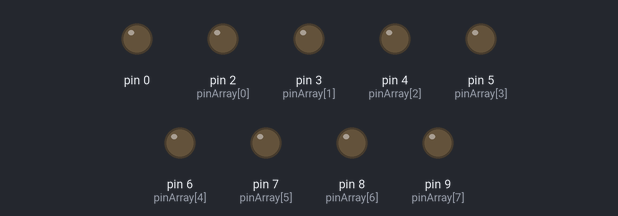
A sketch run on a simulated Arduino Uno, built with avr-gcc and run on an emulated ATmega328P. On the bench: output pins drawn as LEDs (lit = HIGH).

Above: at 0.5 s.
At 1.5 s:
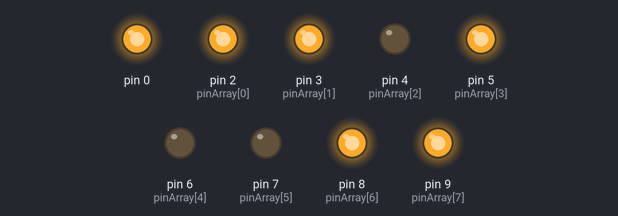
At 3.5 s:
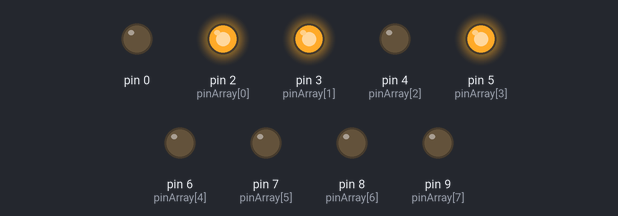
At 6.5 s:
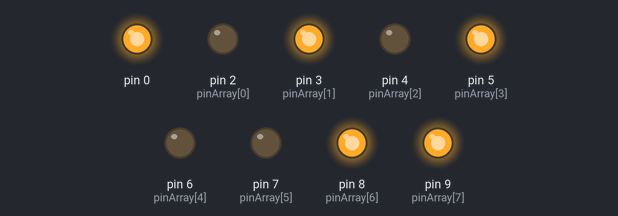
At 9.5 s:
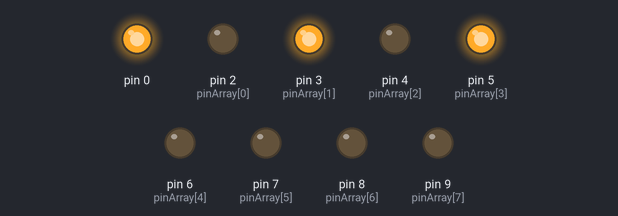
At 12.5 s:
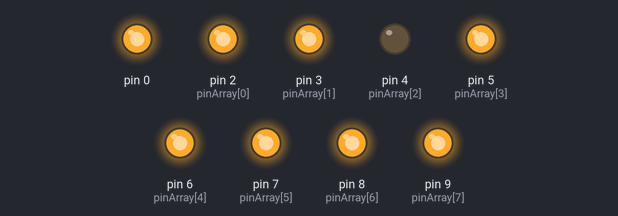
Timing chart, 0 to 13.0 s (numbered marks = the images above):
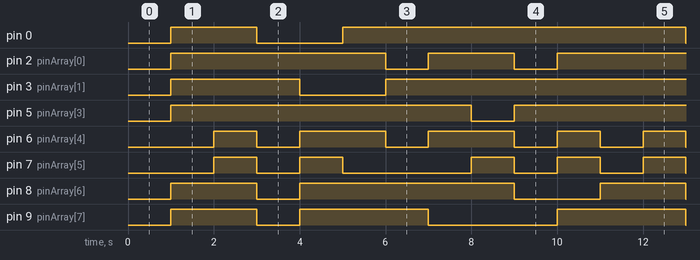

The sketch:

Simulationmatrix.ino
```cpp
// (licence header left out)
int a=2;
int b=3;
int c=5;
int d=6;
int e=7;
int f=9;
int g=8;
int dp=4;

int i,j;
int pinArray[]={2,3,4,5,6,7,8,9};
int matrix [10][8]={{1,1,0,1,0,0,1,1},
			     	{1,1,0,1,1,1,1,1},
			     	{1,1,0,1,0,0,0,0},
			     	{1,0,0,1,1,1,1,1},
			     	{1,0,0,1,1,0,1,1},
			     	{0,1,0,1,0,0,1,1},
			     	{1,1,0,1,1,0,1,0},
			     	{1,1,0,0,1,1,1,0},
			     	{0,1,0,1,0,0,0,0},
			     	{1,1,0,1,1,1,0,1}};


void setup() {
  for(i=0;i<9;i++)
  {
    pinMode(pinArray[i],OUTPUT);
  }
}

void loop() {


  for(i=0;i<10;i++)
  {
    delay(1000);
    for(j=0;j<=9;j++)
    {
      digitalWrite(pinArray[j],matrix[i][j]);
    }
  }
}
```

Measured:
- by itself, pin 0, pin 3 (pinArray[1]): repeats every 10.0 s: LOW 2.0 s, HIGH 8.0 s
- by itself, pin 2 (pinArray[0]): repeats every 10.0 s: LOW 1.0 s, HIGH 2.0 s, LOW 1.0 s, HIGH 6.0 s
- by itself, pin 5 (pinArray[3]): repeats every 10.0 s: LOW 1.0 s, HIGH 9.0 s
- by itself, pin 6 (pinArray[4]): repeats every 10.0 s: 2 × (LOW 1.0 s, HIGH 2.0 s), 2 × (LOW 1.0 s, HIGH 1.0 s)
- by itself, pin 7 (pinArray[5]): repeats every 10.0 s: LOW 1.0 s, HIGH 1.0 s, LOW 3.0 s, 2 × (HIGH 1.0 s, LOW 1.0 s), HIGH 1.0 s
- by itself, pin 8 (pinArray[6]): repeats every 10.0 s: LOW 1.0 s, HIGH 5.0 s, LOW 2.0 s, HIGH 2.0 s
- by itself, pin 9 (pinArray[7]): repeats every 10.0 s: LOW 1.0 s, HIGH 3.0 s, LOW 3.0 s, HIGH 3.0 s
